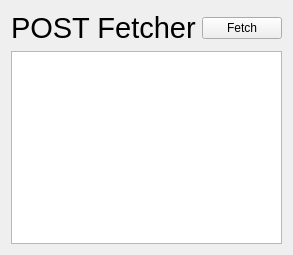
<?xml version="1.0" encoding="UTF-8"?>
<ui version="4.0">
 <class>Widget</class>
 <widget class="QWidget" name="Widget">
  <property name="geometry">
   <rect>
    <x>0</x>
    <y>0</y>
    <width>292</width>
    <height>255</height>
   </rect>
  </property>
  <property name="windowTitle">
   <string>Widget</string>
  </property>
  <layout class="QVBoxLayout" name="verticalLayout">
   <item>
    <layout class="QHBoxLayout" name="horizontalLayout">
     <item>
      <widget class="QLabel" name="label">
       <property name="font">
        <font>
         <pointsize>22</pointsize>
        </font>
       </property>
       <property name="text">
        <string>POST Fetcher</string>
       </property>
      </widget>
     </item>
     <item>
      <widget class="QPushButton" name="fetchButton">
       <property name="text">
        <string>Fetch</string>
       </property>
      </widget>
     </item>
    </layout>
   </item>
   <item>
    <widget class="QListWidget" name="listWidget"/>
   </item>
  </layout>
 </widget>
 <resources/>
 <connections/>
</ui>
